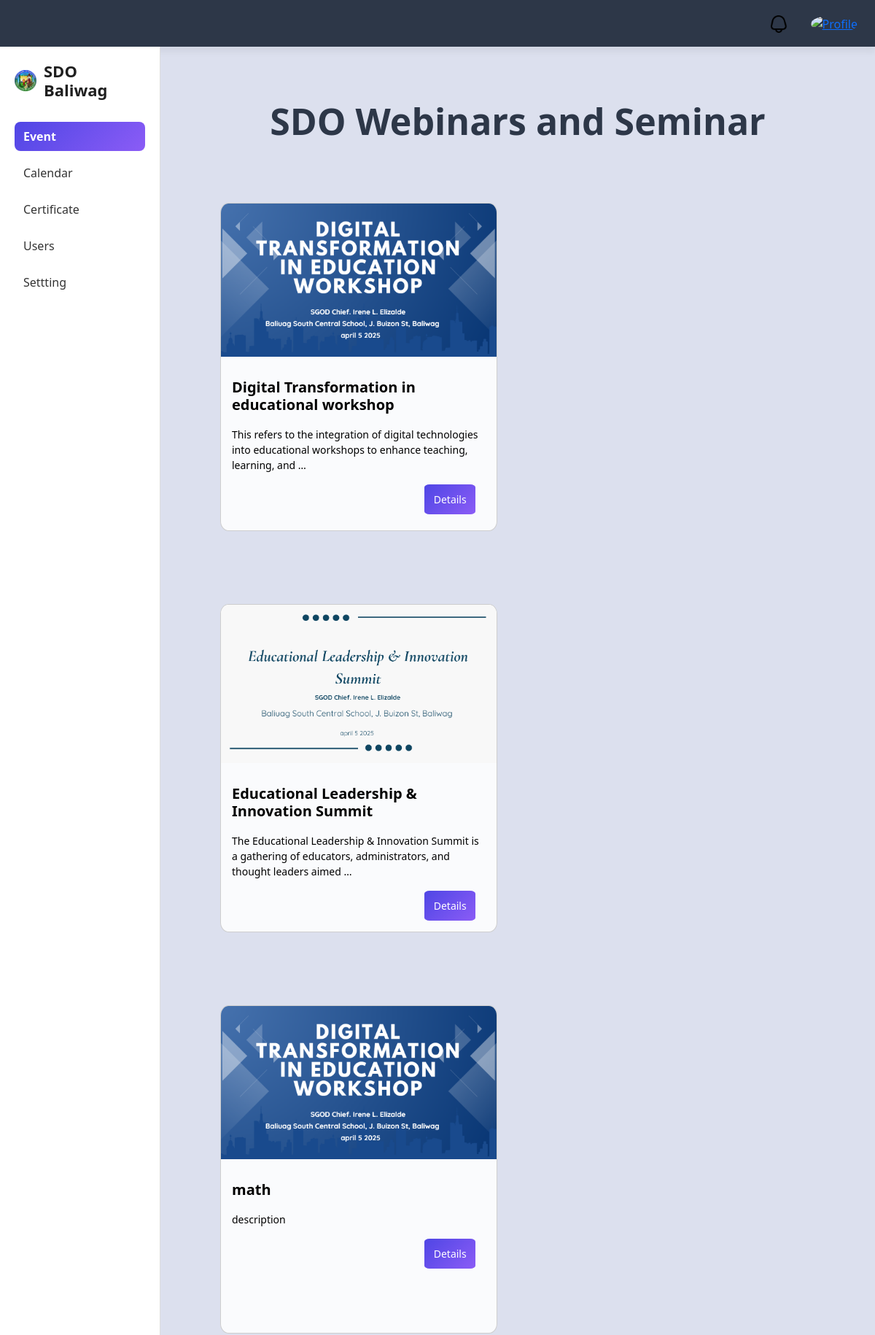
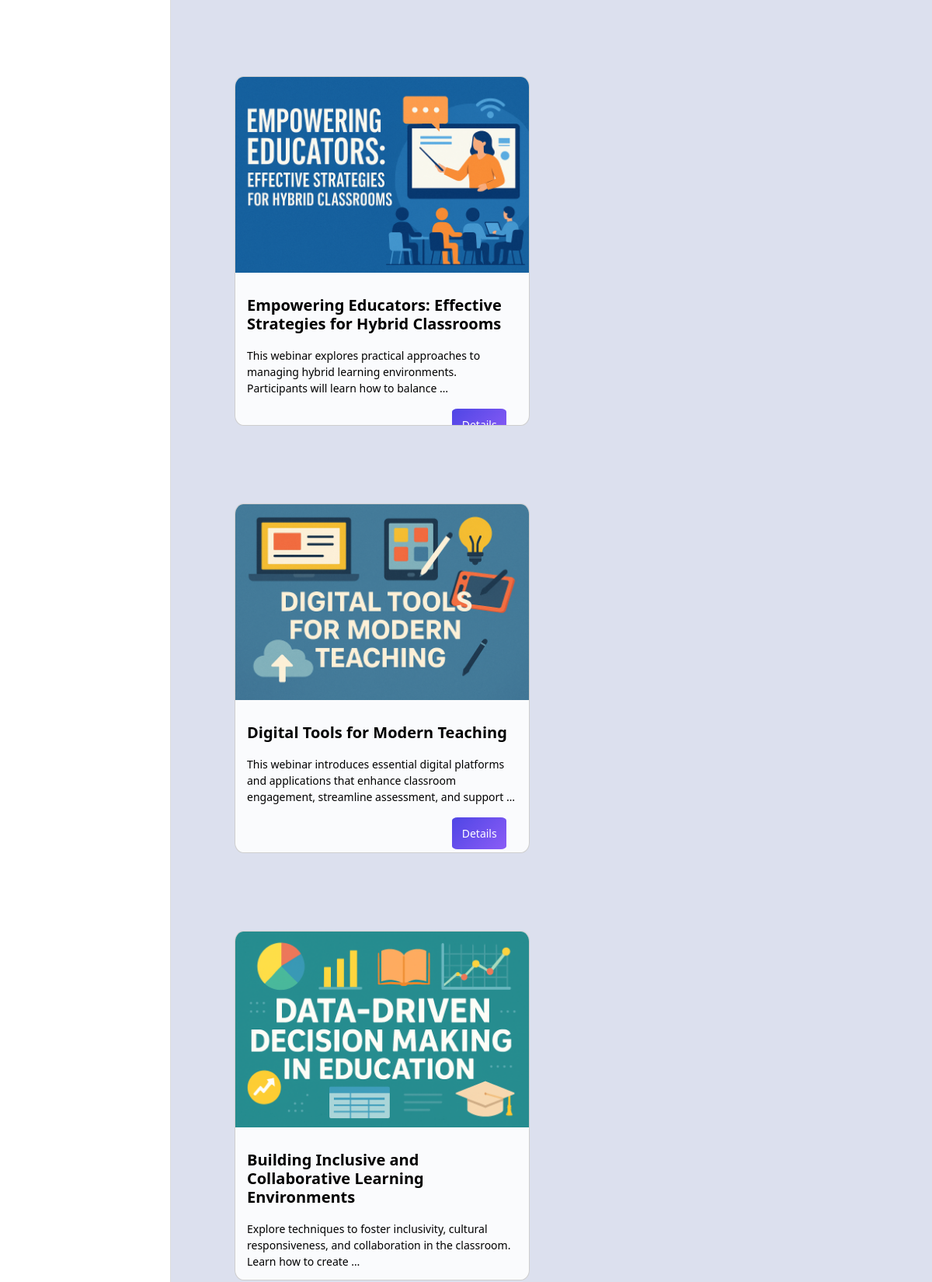
/admin_events (upper part), run on the app's committed database (2 pictures, top to bottom).
### webinar/models.py (models this page shows, shortened)
class Webinar(models.Model):
    title=models.CharField(max_length=20)
    description=models.CharField(max_length=1000)
    number_of_speaker=models.IntegerField(default=1)
    event_type=models.CharField(max_length=20, null=True ,blank=True)
    start_date=models.DateField(null=True ,blank=True)
    until_date=models.DateField(null=True, blank=True)
    time=models.TimeField(max_length=20)
    banner=models.ImageField(upload_to='banner')
    venue=models.CharField(max_length=40)

### login/views.py (the view)
# urls.py: path("admin_events",views.admin_events, name="admin_events"),
def admin_events(request):
    webinar=Webinar.objects.all()
    return render(request, "login/admin_panel/events.html",{
        'webinars':webinar,
    })

### login/templates/login/admin_panel/events.html (shortened to what this page needs)
{% extends "login/layout.html" %}
{% load static %}
{% block css %}
<link rel="stylesheet" href="{% static 'css/admin_panel_css/admin_bar.css' %}">
<link rel="stylesheet" href="{% static 'css/admin_panel_css/events.css' %}">
<link rel="stylesheet" href="{% static 'css/admin_panel_css/transition.css' %}">
<link rel="stylesheet" href="https://cdnjs.cloudflare.com/ajax/libs/font-awesome/6.4.0/css/all.min.css">
{% endblock %}
{% block body%}
<div class='page-transition' >
    <div class="topbar d-flex justify-content-end align-items-center px-4 py-3">
    <div class="topbar-right d-flex align-items-center gap-3">
        <a href="#" class="notification-icon position-relative">
            <img class="bell" src="{% static 'icons/bell.png' %}" alt="Notifications" style="width: 24px;">
        </a>
        <a class="profile">
            <img src="{{ user.user_profile.img.url }}" alt="Profile" style="width: 32px; height: 32px; border-radius: 50%;">
        </a>
    </div>
  </div>
  <div class="app-container">
    <aside class="sidebar">
      <div class="logo">
        <img src="{% static 'asset/logo1.png' %}" alt="Logo" />
        <h2>SDO Baliwag</h2>
      </div>
      <nav class="nav">
          <a href="{% url 'admin_events' %}" class="nav-item active">Event</a>
          <a href="{% url 'admin_calendar' %}" class="nav-item">Calendar</a>
          <a href="{% url 'admin_certificate' %}" class="nav-item">Certificate</a>
          <a href="{% url 'admin_users' %}" class="nav-item">Users</a>
          <a href="{% url 'admin_setting' %}" class="nav-item">Settting</a>
      </nav>
    </aside>
    <div class=" contents">
        <div style="flex:1;" class="title-container">
            <h1>SDO Webinars and Seminar</h1>
        </div>
        <div class="container-fluid webinar mt-4">
            <div class="row">
                {% for webinar in webinars %}
                <div class="webinar-card" >
                    <div class="img-container">
                        <img class="webinar-banner" src="{{ webinar.banner.url }}" alt="">
                    </div>
                    <div class="webinar-contents">
                        <h2 class="webinar-title">{{ webinar.title }}</h2>
                        <p>{{ webinar.description|truncatewords:16  }}</p>
                    <div class="webinar-button"> <a class="webinar-detail"href="{% url 'webinar_detail' webinar.id %}">Details</a></div>
                    </div>
                </div>
                {% endfor %}
            </div>
        </div>
</div>
  </div>
</div>
{% endblock %}

### login/static/css/admin_panel_css/admin_bar.css (style rules this page uses)
.topbar { position: relative; top: 0; left: 0; right: 0; height: 64px; background-color: #2D3748; box-shadow: 0 8px 8px rgba(0,0,0,0.05); z-index: 100; display: flex; justify-content: flex-end; align-items: center; padding: 0 24px; color:white; }
.bell { width: 24px; color: white; }
.profile img { width: 40px; height: 40px; border-radius: 50%; }
.notification-icon img { cursor: pointer; }
.app-container { display: flex; flex-direction: row; min-height: 100vh; }
.sidebar { width: 220px; background-color: rgb(255, 255, 255); padding: 20px; border-right: 1px solid #ddd; display: flex; flex-direction: column; z-index: 200; flex-shrink: 0; }
.logo { display: flex; align-items: center; gap: 10px; margin-bottom: 30px; }
.logo img { width: 30px; height: auto; }
.logo h2 { font-size: 22px; color: #1f1f1f; margin: 0; font-weight: 600; }
.nav { display: flex; flex-direction: column; gap: 10px; }
.nav-item { color: #333; text-decoration: none; padding: 8px 12px; border-radius: 8px; transition: background 2s ease-in, color 2s ease-in; }
.nav-item.active { background: linear-gradient(135deg, #4f46e5, #8b5cf6); color: #fff; font-weight: bold; animation: flip 1.5s ease }

### login/static/css/admin_panel_css/events.css (style rules this page uses)
body { background-color: aliceblue; }
.contents { padding: 2rem; background-color: #dce0ee; }
body { background-color:#313647 ; }
h1 { text-align: center; font-weight: 600; font-size: 50px; }
.title-container { display: flex; margin-top: 40px; justify-content: center; border-radius: 3%; color:#2d3748 ; }
.webinar-card { width:380px; height:450px; background: rgba(255, 255, 255, 0.86); backdrop-filter: blur(8px); color:rgb(0, 0, 0); padding: 50px; padding-left: 0; padding-right: 0; padding-top: 0; padding-bottom: 150px; margin:50px; border-radius: 3%; border: 1px solid rgb(206, 206, 206); overflow: hidden; }
.webinar-banner { width: 100%; height: 100%; object-fit: contain; }
.webinar-contents { font-size: 14px; font-family: 'Segoe UI', Tahoma, Geneva, Verdana, sans-serif; margin-top: 30px; display: flex; flex-direction: column; justify-content: center; margin-right: 15px; margin-left: 15px; margin-bottom: 10px; }
p { margin-top: 10px; }
.webinar-detail { text-decoration: none; color: white; padding: 10px; background: linear-gradient(135deg, #4f46e5, #8b5cf6); border-radius: 10%; width: 20%; margin-right: 14px; margin-bottom: 10px; text-align: center; }
.webinar-button { display: flex; justify-content: flex-end; }
.webinar-title { font-size: 20px; font-weight: 600; }

### login/static/css/transition.css (style rules this page uses)
.page-transition { animation: slideIn 0.5s ease forwards; }

### data on the page
Webinar: banner (picture), title "Digital Transformation in educational workshop", description "This refers to the integration of digital technologies into educational workshops to enhance teaching, learning, and …"
Webinar: banner (picture), title "Educational Leadership & Innovation Summit", description "The Educational Leadership & Innovation Summit is a gathering of educators, administrators, and thought leaders aimed …"
Webinar: banner (picture), title "math", description "description"
Webinar: banner (picture), title "Empowering Educators: Effective Strategies for Hybrid Classrooms", description "This webinar explores practical approaches to managing hybrid learning environments. Participants will learn how to balance …"
Webinar: banner (picture), title "Digital Tools for Modern Teaching", description "This webinar introduces essential digital platforms and applications that enhance classroom engagement, streamline assessment, and support …"
Webinar: banner (picture), title "Building Inclusive and Collaborative Learning Environments", description "Explore techniques to foster inclusivity, cultural responsiveness, and collaboration in the classroom. Learn how to create …"
